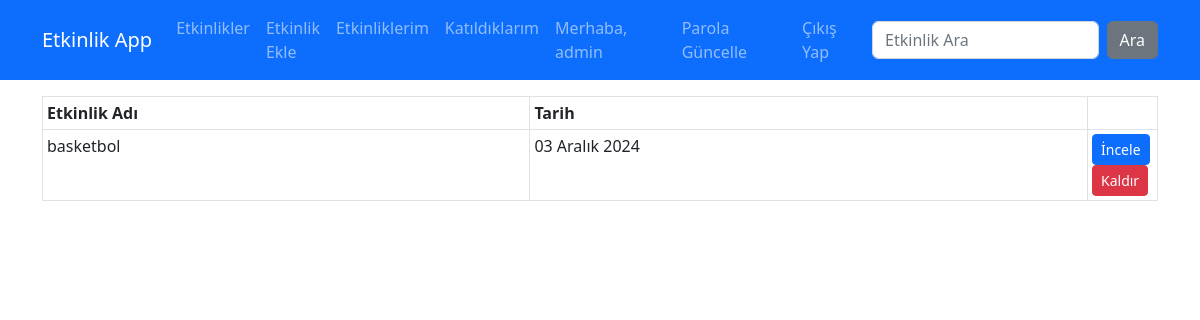
The page /events/participant-list (signed in) on the database its author committed.
### account/models.py (models this page shows, shortened)
class CustomUser(AbstractUser):
    location = models.TextField(blank=True, null=True)
    interests = models.TextField(blank=True, null=True)
    date_of_birth = models.DateField(blank=True, null=True)
    GENDER_CHOICES = [
        ("E", "Erkek"),
        ("K", "Kadın")
    ]
    gender = models.CharField(
        max_length=1,
        choices=GENDER_CHOICES,
        blank=True,
        null=True
    )
    phone_number = models.CharField(max_length=20, null=True)
    image = models.ImageField(upload_to="images",default="images/user.jpg")#make migration

### events/models.py (models this page shows, shortened)
class Participant(models.Model):
    user = models.ForeignKey(CustomUser, on_delete=models.CASCADE, related_name="participations")
    event = models.ForeignKey(Event, on_delete=models.CASCADE, related_name="participants")
    joined_at = models.DateTimeField(auto_now_add=True)
    class Meta:
        unique_together = ("user", "event")

class Event(models.Model):
    name = models.CharField(max_length=40)
    desc = models.TextField()
    date = models.DateField()
    time = models.CharField(max_length=10)
    eventDuration = models.CharField(max_length=10)
    location = models.CharField(max_length=40)
    slug = models.SlugField(default="", null=False, unique=True, db_index=True)
    isActive = models.BooleanField(default=False)
    category = models.CharField(max_length=40)

### events/views.py (the view)
# urls.py: path("participant-list", views.participant_list, name="participant_list"),
@login_required()
def participant_list(request):
    participations = Participant.objects.filter(user=request.user).select_related("event")
    return render(request, "events/participant-list.html", {"participations": participations})

### events/templates/events/participant-list.html (shortened to what this page needs)
{% extends "layout.html" %}
{% load static %}
{% block content %}
    <div class="container mt-3">
        <div class="row">
            <div class="col-12">
                {% if participations|length == 0 %}
                    <div class="alert alert-warning">Katılınan Etkinlik Bulunamadı.</div>
                {% else %}
                <table class="table table-sm table-bordered">
                    <thead>
                        <tr>
                            <th>Etkinlik Adı</th>
                            <th>Tarih</th>
                            <th style="width:70px;"></th>
                        </tr>
                    </thead>
                    <tbody>
                        {% for participation in participations %}
                            <tr>
                                <td>{{participation.event.name}}</td>
                                <td>{{participation.event.date}}</td>
                                <td>
                                    <a href="{% url "event_details" participation.event.slug %}" class="btn btn-primary btn-sm">İncele</a>
                                    <a href="{% url "delete_participation" participation.id %}" class="btn btn-danger btn-sm">Kaldır</a></td>
                            </tr>
                        {% endfor %}
                    </tbody>
                </table>
                {% endif %}
            </div>
        </div>
    </div>
{% endblock content %}

### templates/partials/_nav.html (shortened to what this page needs)
<nav class="navbar navbar-expand-lg bg-primary navbar-dark">
        <div class="container">
            <a href="{% url "index" %}" class="navbar-brand">Etkinlik App</a>
            <ul class="navbar-nav me-auto">
                <li class="nav-item">
                        <a href="{% url "index" %}" class="nav-link">Etkinlikler</a>
                    </li>
                    <li class="nav-item">
                        <a href="{% url "create_event" %}" class="nav-link">Etkinlik Ekle</a>
                    </li>
                    <li class="nav-item">
                        <a href="{% url "event_list" %}" class="nav-link">Etkinliklerim</a>
                    </li>
                    <li class="nav-item">
                        <a href="{% url "participant_list" %}" class="nav-link">Katıldıklarım</a>
                    </li>
            </ul>
            <ul class="navbar-nav me-1">
                {% if user.is_authenticated %}
                <li class="nav-item">
                    <a href="{% url "show_profile" %}" class="nav-link">Merhaba, {{user.username}}</a>
                </li>
                <li class="nav-item">
                    <a href="{% url "change_password" %}" class="nav-link">Parola Güncelle</a>
                </li>
                <li class="nav-item">
                    <a href="{% url "logout" %}" class="nav-link">Çıkış Yap</a>
                </li>
                {% endif %}
            </ul>
            <form class="d-flex" action="{% url "search" %}" method="get">
                <input class="form-control me-2" type="text" name="q" placeholder="Etkinlik Ara">
                <button class="btn btn-secondary" type="submit">Ara</button>
            </form>
        </div>
    </nav>

### rows shown on the page
CustomUser: username "admin"
Participant: event.name "basketbol", event "03 Aralık 2024"
